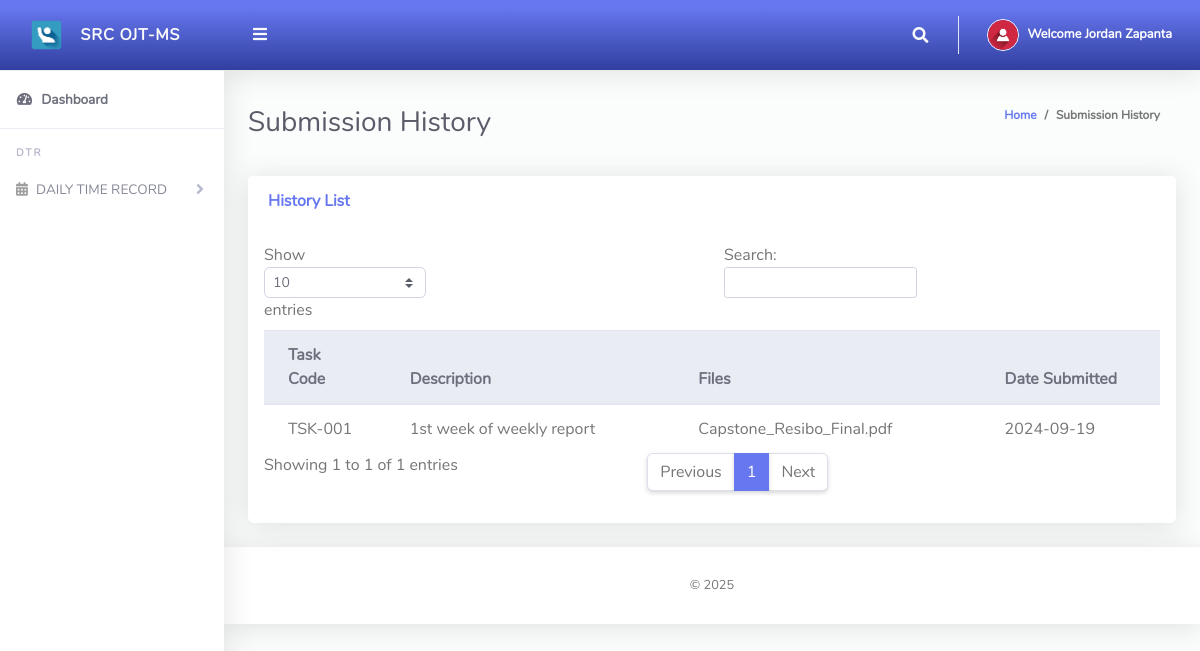
The app's page /Student/ViewTaskHistory.php (signed in) with its own data.
### tables this page shows
CREATE TABLE `tblstudents` (
  `Id` int(10) NOT NULL,
  `admissionNumber` varchar(255) DEFAULT NULL,
  `firstName` varchar(255) DEFAULT NULL,
  `lastName` varchar(255) DEFAULT NULL,
  `classId` varchar(10) DEFAULT NULL,
  `contact` varchar(50) DEFAULT NULL,
  `comp_name` varchar(255) DEFAULT NULL,
  `email` varchar(255) DEFAULT NULL,
  `address` varchar(255) DEFAULT NULL,
  `password` varchar(50) DEFAULT NULL,
  `dateCreated` varchar(50) DEFAULT NULL,
  `remaining_time` int(255) DEFAULT NULL,
  `comp_link` varchar(255) DEFAULT NULL
);

CREATE TABLE `tbltask` (
  `Id` int(11) NOT NULL,
  `Task_Code` varchar(255) NOT NULL,
  `Task_Name` varchar(255) NOT NULL,
  `Description` varchar(255) NOT NULL,
  `Deadline` varchar(255) NOT NULL,
  `Student_ID` varchar(200) NOT NULL,
  `Files` varchar(255) NOT NULL,
  `Date_Submit` varchar(50) NOT NULL,
  `Stat` varchar(50) NOT NULL
);

### Student/ViewTaskHistory.php (the view, shortened to what this page needs)
<?php
include '../Includes/dbcon.php';
?>
<!DOCTYPE html>
<html lang="en">
<head>
  <link href="../vendor/fontawesome-free/css/all.min.css" rel="stylesheet" type="text/css">
  <link href="../vendor/bootstrap/css/bootstrap.min.css" rel="stylesheet" type="text/css">
  <link href="css/ruang-admin.min.css" rel="stylesheet">
</head>
<body id="page-top">
  <div id="wrapper">
      <?php include "Includes/sidebar.php";?>
    <div id="content-wrapper" class="d-flex flex-column">
      <div id="content">
       <?php include "Includes/topbar.php";?>
        <div class="container-fluid" id="container-wrapper">
          <div class="d-sm-flex align-items-center justify-content-between mb-4">
            <h1 class="h3 mb-0 text-gray-800">Submission History</h1>
            <ol class="breadcrumb">
              <li class="breadcrumb-item"><a href="./">Home</a></li>
              <li class="breadcrumb-item active" aria-current="page">Submission History</li>
            </ol>
          </div>
          <div class="row">
            <div class="col-lg-12">
<div class="row">
              <div class="col-lg-12">
              <div class="card mb-4">
                <div class="card-header py-3 d-flex flex-row align-items-center justify-content-between">
                  <h6 class="m-0 font-weight-bold text-primary">History List</h6>
                </div>
                <div class="table-responsive p-3">
                  <table class="table align-items-center table-flush table-hover" id="dataTableHover">
                    <thead class="thead-light">
                      <tr>
                        <th>Task Code</th>
                        <th>Description</th>
                        <th>Files</th>
                        <th>Date Submitted</th>
                      </tr>
                    </thead>
                    <tbody>
                    <?php
                      $query = "SELECT * FROM tbltask where Stat = 'Submitted'";
                      $rs = $conn->query($query);
                      $num = $rs->num_rows;
                      if($num > 0)
                      {
                        while ($rows = $rs->fetch_assoc())
                          {
                            echo"
                              <tr>
                                <td>".$rows['Task_Code']."</td>
                                <td>".$rows['Description']."</td>
                                <td>".$rows['Files']."</td>
                                <td>".$rows['Date_Submit']."</td>
                              </tr>";
                          }
                      }
                      else
                      {
                           echo
                           "<div class='alert alert-danger' role='alert'>
                            No Record Found!
                            </div>";
                      }
                      ?>
                    </tbody>
                  </table>
                </div>
              </div>
            </div>
            </div>
          </div>
          </div>
      </div>
       <?php include "Includes/footer.php";?>
    </div>
  </div>
</body>
</html>

### Student/Includes/topbar.php (shortened to what this page needs)
<?php
  $query = "SELECT * FROM tblstudents WHERE Id = ".$_SESSION['userId']."";
  $rs = $conn->query($query);
  $rows = $rs->fetch_assoc();
  $fullName = $rows['firstName']." ".$rows['lastName'];;
?>
<nav class="navbar navbar-expand navbar-light bg-gradient-primary topbar mb-4 static-top">
          <button id="sidebarToggleTop" class="btn btn-link rounded-circle mr-3">
            <i class="fa fa-bars"></i>
          </button>
          <ul class="navbar-nav ml-auto">
            <li class="nav-item dropdown no-arrow">
              <a class="nav-link dropdown-toggle" href="#" id="searchDropdown" role="button" data-toggle="dropdown"
                aria-haspopup="true" aria-expanded="false">
                <i class="fas fa-search fa-fw"></i>
              </a>
            </li>
            <li class="nav-item dropdown no-arrow">
              <a class="nav-link dropdown-toggle" href="#" id="userDropdown" role="button" data-toggle="dropdown"
                aria-haspopup="true" aria-expanded="false">
                <img class="img-profile rounded-circle" src="img/user-icn.png" style="max-width: 60px">
                <span class="ml-2 d-none d-lg-inline text-white small"><b>Welcome <?php echo $fullName;?></b></span>
              </a>
            </li>
          </ul>
        </nav>

### records on screen
tblstudents: fullName "Jordan Zapanta"
tbltask: Task_Code "TSK-001", Description "1st week of weekly report", Files "Capstone_Resibo_Final.pdf", Date_Submit "2024-09-19"
